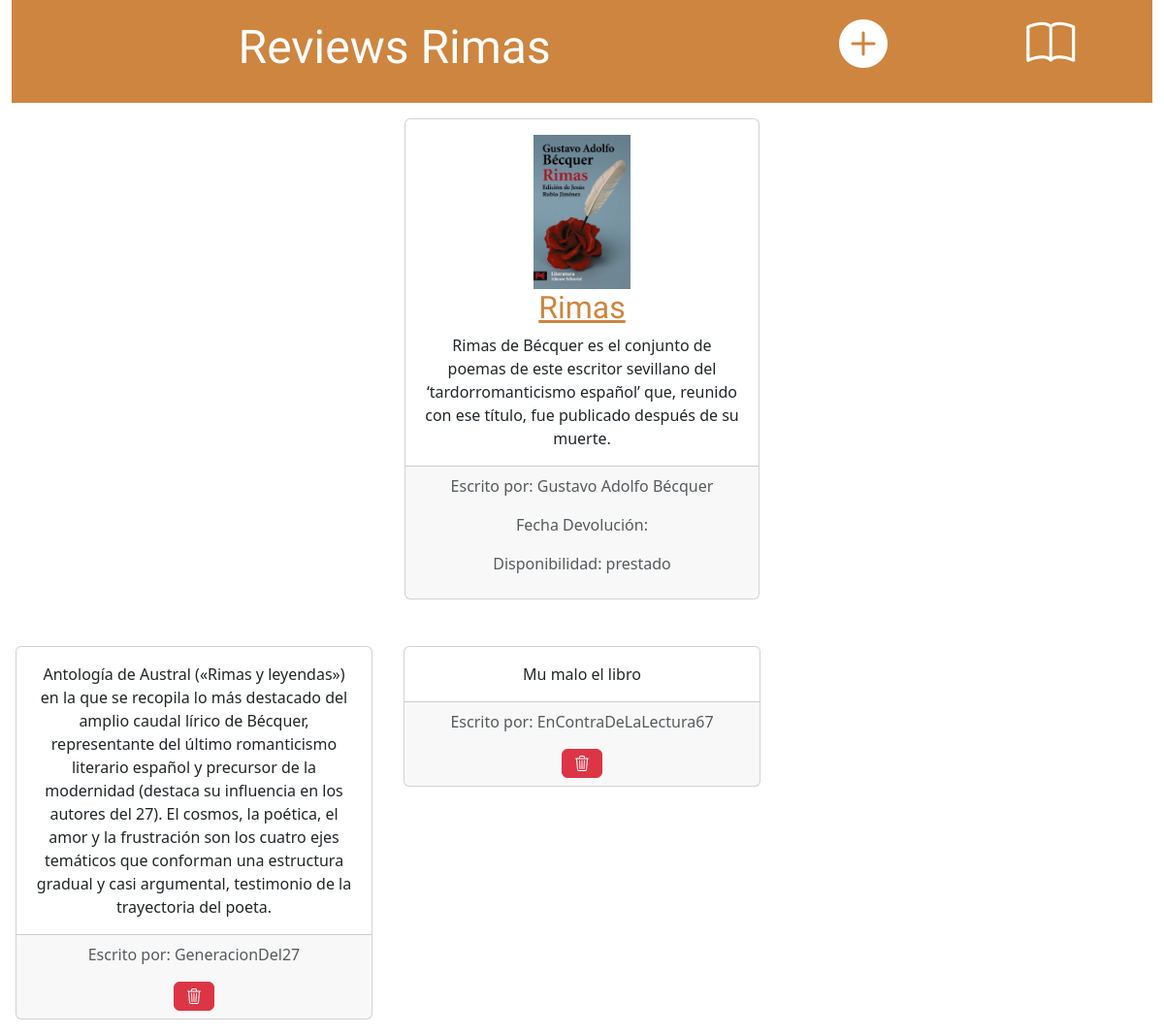
Page /reviewbook/1 on the earlier database version.
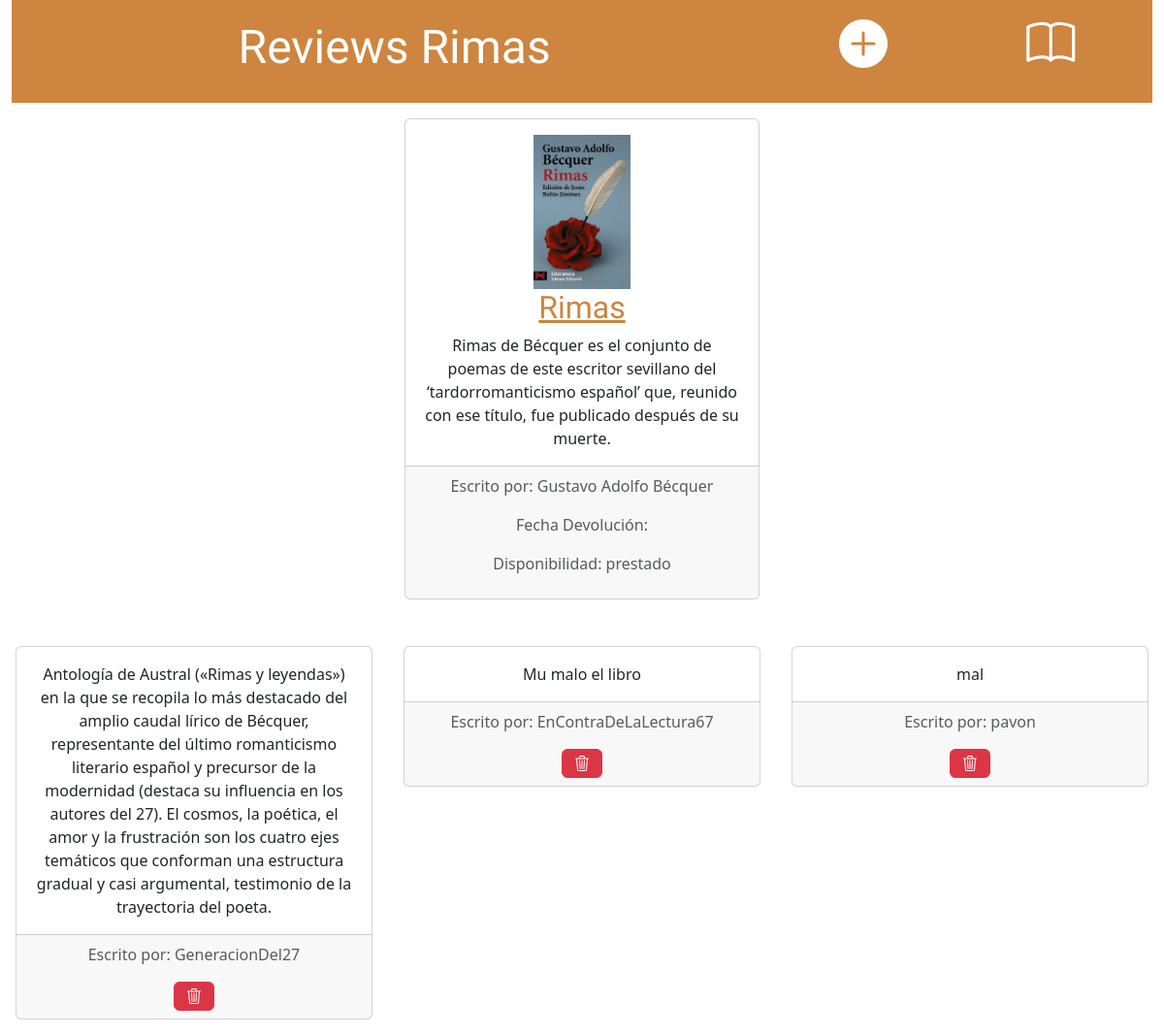
Same page on the later database version.
### biblioteca_App/models.py (models this page shows, shortened)
class Autor(models.Model):
    nombre = models.CharField(max_length=100)
    biografia = models.TextField()
    foto = models.ImageField(upload_to='autores/')

class Review(models.Model):
    opinion = models.TextField()
    libro = models.ForeignKey(Libro, on_delete=models.CASCADE)
    usuario = models.ForeignKey(Usuario, on_delete=models.CASCADE)

class Usuario(AbstractUser):
    dni = models.CharField(max_length=20)
    direccion = models.CharField(max_length=200)
    telefono = models.CharField(max_length=10)

### biblioteca_App/views.py (the view)
# urls.py: path('reviewbook/<int:pk>', ReviewBook.as_view(), name='review_book'),
class ReviewBook(View):
    model = Review
    template_name = 'biblioteca_App/reviews.html'
    def get(self, request, pk):
        libro = Libro.objects.get(pk=pk)
        review = Review.objects.filter(libro=libro)
        return render(request, self.template_name, { 'review': review, 'libro': libro})

### biblioteca_App/templates/biblioteca_App/reviews.html (shortened to what this page needs)
{% load static %}
<head>
    <link href="https://cdn.jsdelivr.net/npm/bootstrap@5.3.2/dist/css/bootstrap.min.css" rel="stylesheet">
    <link rel="stylesheet" href="https://cdn.jsdelivr.net/npm/bootstrap-icons@1.11.1/font/bootstrap-icons.css">
    <link rel="stylesheet" href="{% static 'css/style.css' %}">
</head>
<body class="text-center">
    <div class="container-fluid">
        <div class="row">
            <div class="col-12">
                <div class="page-header">
                    <div class="row">
                        <div class="col-8"><h1><a href="/">Reviews {{ libro.titulo }}</a></h1></div>
                        <div class="col-2"><a href="{% url 'create_review' libro.pk %}" class="top-menu"><i class="plus bi bi-plus-circle-fill"></i></a></div>
                        <div class="col-2"><a href="{% url 'list_my_books' %}" class="top-menu"><i class="plus bi bi-book"></i></a></div>
                    </div>
                </div>
            </div>
        </div>
    <div class="row p-3">
        <div class="col-4 offset-4">
            <div class="card text-center">
                <div class="card-body">
                    <h2 class="card-title">
                        <div class="row">
                            <div class="col-12"><img width="100" src="{{ libro.portada.url }}" alt=""></div>
                            <div class="col-12"><a href="{% url 'detail_book' libro.pk %}">{{ libro.titulo }}</a></div>
                        </div>
                    </h2>
                    <p class="card-text">{{ libro.resumen|linebreaksbr }} </p>
                </div>
                <div class="card-footer text-body-secondary">
                    {% for autor in libro.autores.all %}
                        <p> Escrito por: {{ autor.nombre }}</p>
                    {% endfor %}
                    <p> Fecha Devolución: {{ fecha_devolucion }}</p>
                    <p> Disponibilidad: {{ libro.disponibilidad }}</p>
                </div>
            </div>
        </div>
    </div>
        <div class="row pt-3">
    {% for review in review %}
            <div class="col-4 p-3">
                <div class="card text-center">
                    <div class="card-body">
                        <p class="card-text">{{ review.opinion|linebreaksbr }} </p>
                    </div>
                    <div class="card-footer text-body-secondary">
                        <p> Escrito por: {{ review.usuario }}</p>
                        <div class="col"><a href="{% url 'delete_review' review.pk %}" class="btn btn-danger"><i class="bi bi-trash3"></i></a></div>
                    </div>
                </div>
            </div>
    {% endfor %}
        </div>
    </div>
</body>

Differences in the rows shown:
added Review: opinion "mal", usuario "pavon"
